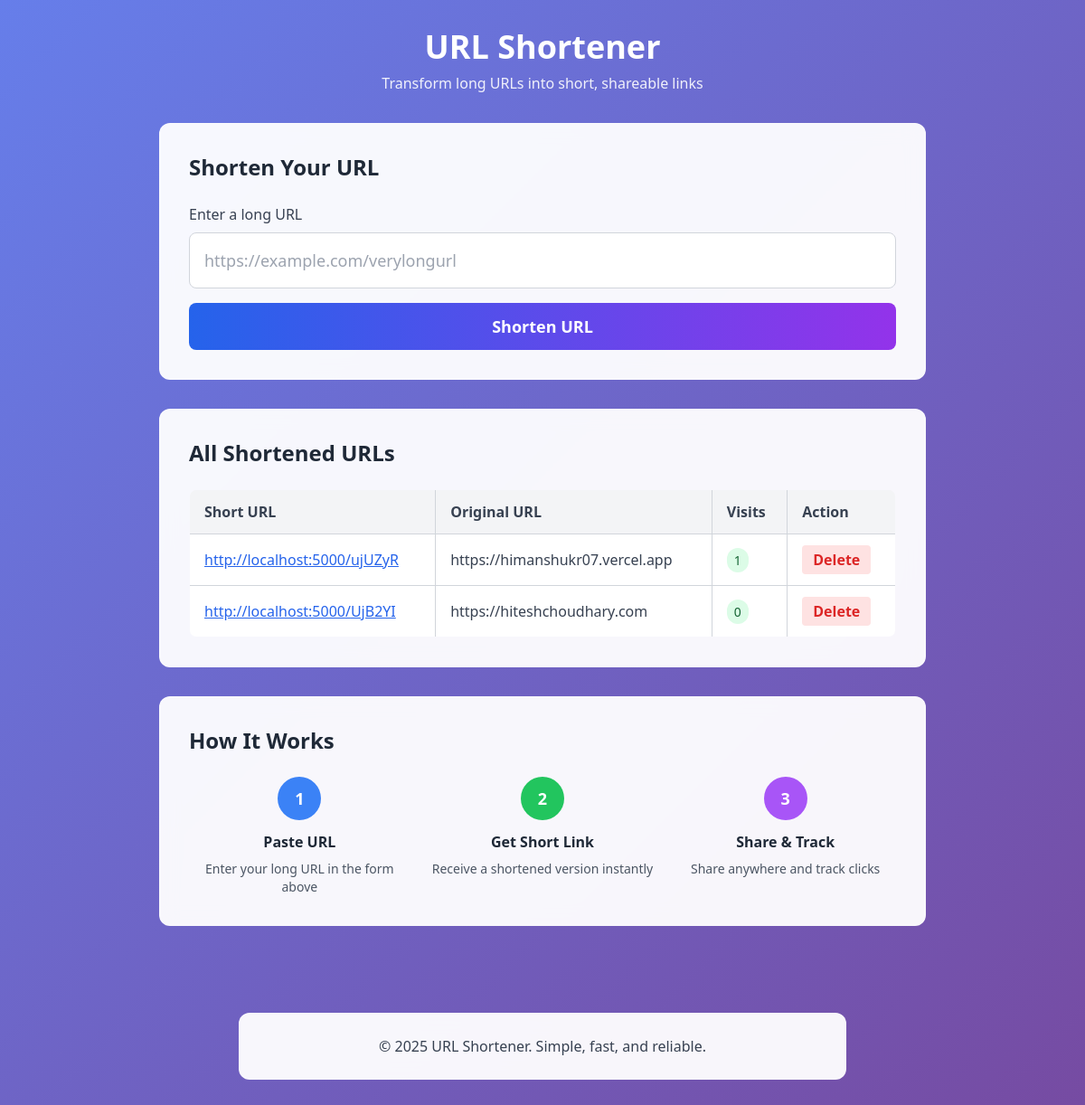
Before: / with the older database file.
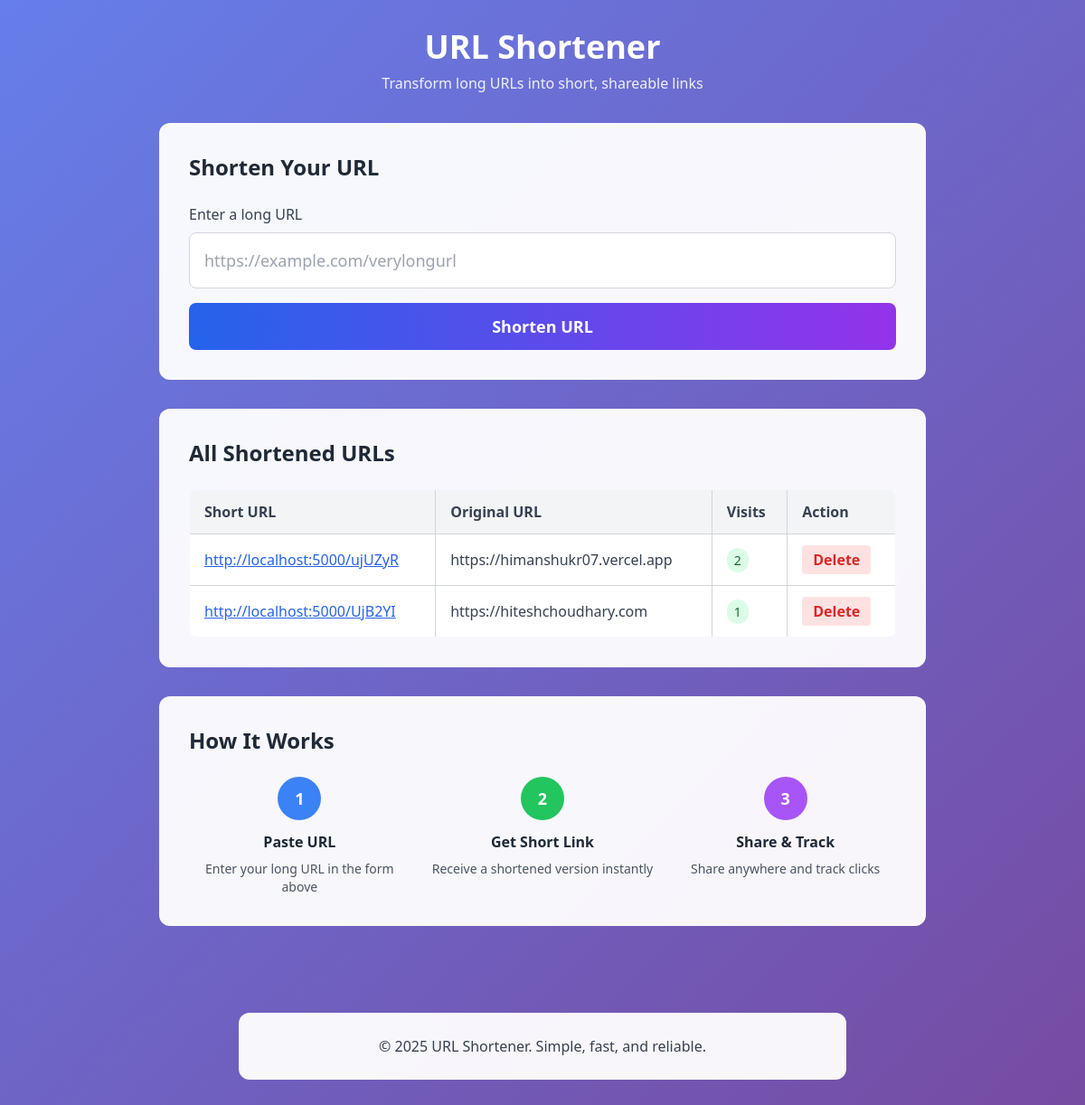
After: the same page with the newer database file.
### tables this page shows
CREATE TABLE urls(
                     id INTEGER PRIMARY KEY AUTOINCREMENT,
                     original_url TEXT NOT NULL,
                     short_code TEXT UNIQUE NOT NULL,
                     visit_count INTEGER DEFAULT 0
                     );

### app.py (the view)
@app.route("/", methods=['GET', 'POST'])
def index():
    if request.method == 'POST':
        original_url = request.form['urls']
        short_code = generate_short_code()
        insert_url(original_url, short_code)
        return redirect("/")
    all_urls = get_all_url()
    return render_template('index.html', all_urls=all_urls)

### models.py (called while the page is built)
def get_all_url():
     with sqlite3.connect(DB_NAME) as conn:
         cur = conn.execute('SELECT original_url, short_code, visit_count FROM urls ORDER by id DESC')
         return cur.fetchall()

### templates/index.html (shortened to what this page needs)
<!DOCTYPE html>
<html lang="en">
<head>
    <script src="https://cdn.tailwindcss.com"></script>
</head>
<body class="min-h-screen gradient-bg">
    <div class="text-center py-8">
        <h1 class="text-4xl font-bold text-white mb-2">URL Shortener</h1>
        <p class="text-white text-opacity-90">Transform long URLs into short, shareable links</p>
    </div>
    <div class="max-w-4xl mx-auto px-6">
        <div class="glass-effect rounded-xl p-8 mb-8 hover-lift">
            <h2 class="text-2xl font-bold mb-6 text-gray-800">Shorten Your URL</h2>
            <form method="POST" class="space-y-4">
                <label class="block">
                    <span class="text-gray-700 font-medium">Enter a long URL</span>
                    <input
                     type="text"
                     name="urls"
                     placeholder="https://example.com/verylongurl"
                     required
                     class="mt-2 block w-full border border-gray-300 rounded-lg p-4 text-lg focus:ring-2 focus:ring-blue-500 focus:border-transparent"
                     >
                </label>
                <button type="submit" class="w-full bg-gradient-to-r from-blue-600 to-purple-600 text-white px-6 py-3 rounded-lg font-semibold text-lg hover:from-blue-700 hover:to-purple-700 transition-all">
                    Shorten URL
                </button>
            </form>
        </div>
        <div class="glass-effect rounded-xl p-8 hover-lift">
            <h2 class="text-2xl font-bold mb-6 text-gray-800">All Shortened URLs</h2>
            {% if all_urls %}
            <div class="overflow-x-auto">
                <table class="w-full border-collapse border border-gray-300 rounded-lg overflow-hidden">
                    <thead class="bg-gray-100">
                        <tr>
                            <th class="border border-gray-300 px-4 py-3 text-left font-semibold text-gray-700">Short URL</th>
                            <th class="border border-gray-300 px-4 py-3 text-left font-semibold text-gray-700">Original URL</th>
                            <th class="border border-gray-300 px-4 py-3 text-left font-semibold text-gray-700">Visits</th>
                            <th class="border border-gray-300 px-4 py-3 text-left font-semibold text-gray-700">Action</th>
                        </tr>
                    </thead>
                    <tbody class="bg-white">
                        {% for url in all_urls %}
                            <tr class="hover:bg-gray-50">
                                <td class="border border-gray-300 px-4 py-3">
                                    <a href="/{{ url[1] }}" target="_blank" class="text-blue-600 underline hover:text-blue-800">
                                        http://localhost:5000/{{ url[1] }}
                                    </a>
                                </td>
                                <td class="border border-gray-300 px-4 py-3 text-gray-700">{{ url[0] }}</td>
                                <td class="border border-gray-300 px-4 py-3">
                                    <span class="bg-green-100 text-green-800 px-2 py-1 rounded-full text-sm font-medium">
                                        {{ url[2] }}
                                    </span>
                                </td>
                                <td class="border border-gray-300 px-4 py-3">
                                    <form
                                    action="/delete/{{ url[1] }}"
                                    method="POST"
                                    onsubmit="return confirm('Delete this short url?')"
                                    class="inline">
                                    <button type="submit" class="bg-red-100 hover:bg-red-200 text-red-600 px-3 py-1 rounded font-bold transition-colors">
                                        Delete
                                    </button>
                                    </form>
                                </td>
                            </tr>
                        {% endfor %}
                    </tbody>
                </table>
            </div>
            {% else %}
            <div class="text-center py-8">
                <p class="text-gray-600 text-lg">No URLs have been shortened yet</p>
                <p class="text-gray-500 mt-2">Start by entering a URL above!</p>
            </div>
            {% endif %}
        </div>
        <div class="glass-effect rounded-xl p-8 mt-8 hover-lift">
            <h2 class="text-2xl font-bold mb-6 text-gray-800">How It Works</h2>
            <div class="grid md:grid-cols-3 gap-6">
                <div class="text-center">
                    <div class="w-12 h-12 bg-blue-500 text-white rounded-full flex items-center justify-center mx-auto mb-3 font-bold text-lg">1</div>
                    <h3 class="font-semibold text-gray-800 mb-2">Paste URL</h3>
                    <p class="text-gray-600 text-sm">Enter your long URL in the form above</p>
                </div>
                <div class="text-center">
                    <div class="w-12 h-12 bg-green-500 text-white rounded-full flex items-center justify-center mx-auto mb-3 font-bold text-lg">2</div>
                    <h3 class="font-semibold text-gray-800 mb-2">Get Short Link</h3>
                    <p class="text-gray-600 text-sm">Receive a shortened version instantly</p>
                </div>
                <div class="text-center">
                    <div class="w-12 h-12 bg-purple-500 text-white rounded-full flex items-center justify-center mx-auto mb-3 font-bold text-lg">3</div>
                    <h3 class="font-semibold text-gray-800 mb-2">Share & Track</h3>
                    <p class="text-gray-600 text-sm">Share anywhere and track clicks</p>
                </div>
            </div>
        </div>
    </div>
    <footer class="text-center py-8 mt-16">
        <div class="glass-effect rounded-xl p-6 max-w-2xl mx-auto">
            <p class="text-gray-700">&copy; 2025 URL Shortener. Simple, fast, and reliable.</p>
        </div>
    </footer>
</body>
</html>

### templates/index.html (style rules this page uses)
.gradient-bg { background: linear-gradient(135deg, #667eea 0%, #764ba2 100%); }
.glass-effect { background: rgba(255, 255, 255, 0.95); backdrop-filter: blur(10px); border: 1px solid rgba(255, 255, 255, 0.3); }
.hover-lift { transition: all 0.3s ease; }

Changed rows visible on the page:
changed urls "ujUZyR": visit_count "1" → "2"
changed urls "UjB2YI": visit_count "0" → "1"
